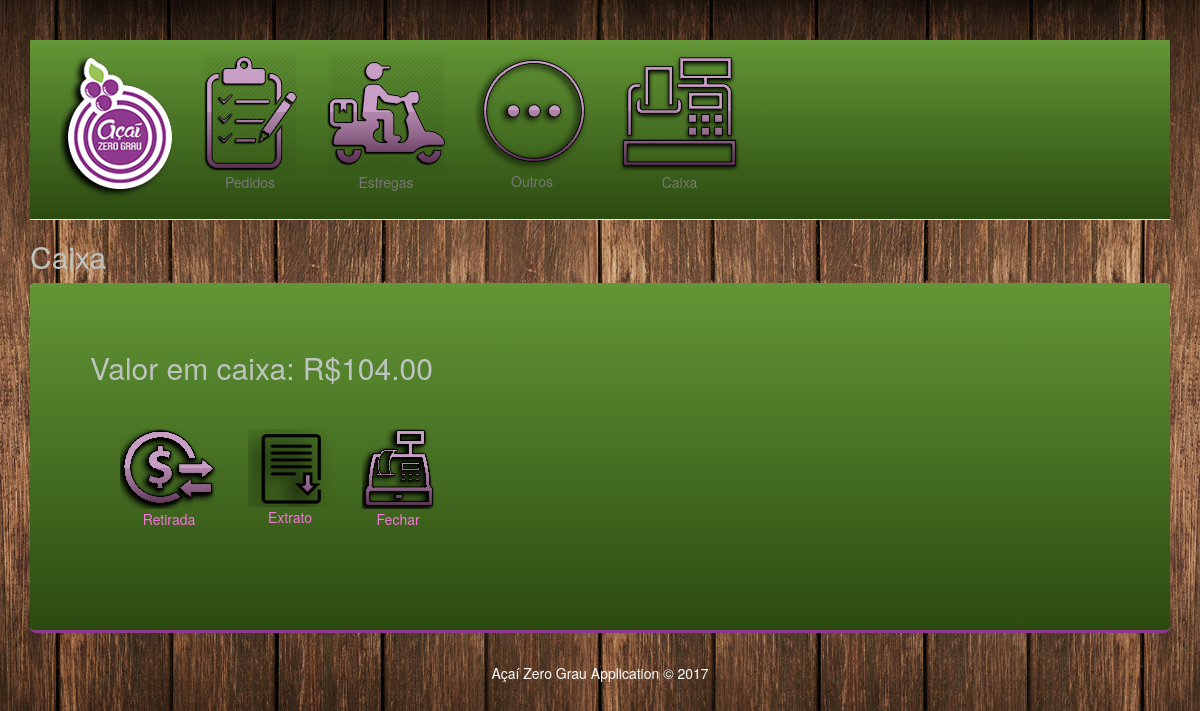
The app's page /caixa/, older data.
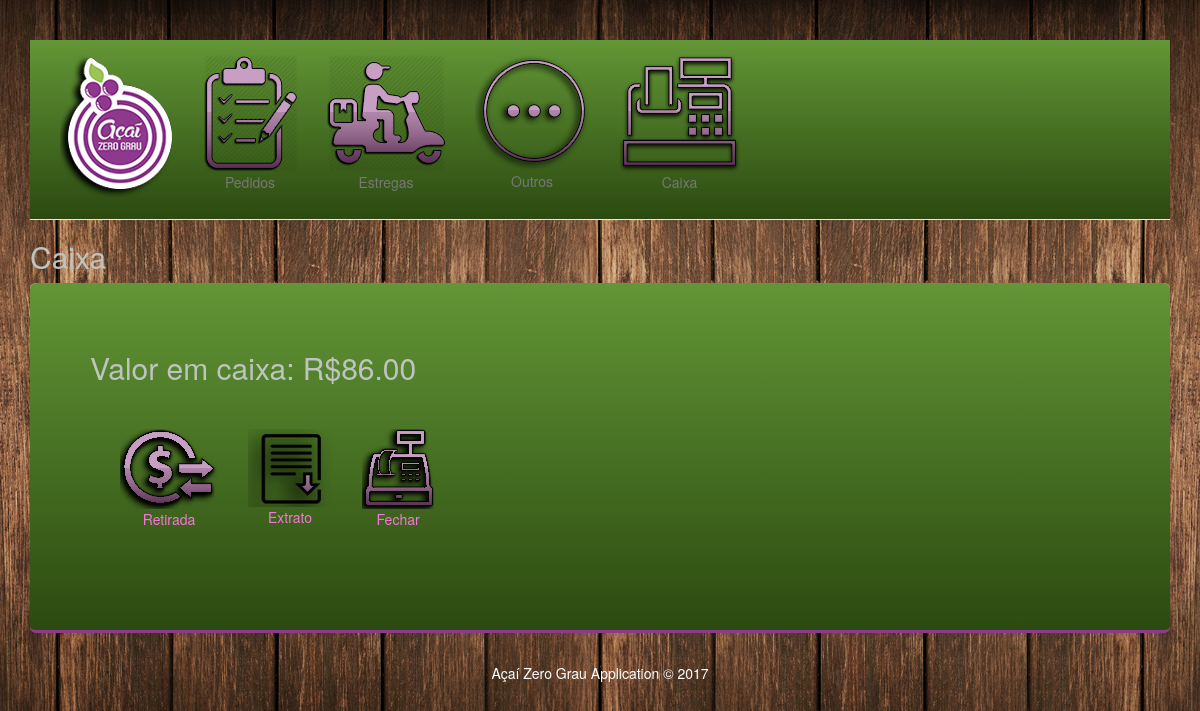
The same page, newer data.
### caixa/models.py (models this page shows)
class caixa(models.Model):
    tipo = models.CharField(max_length= 10, default="Entrada")
    obs = models.CharField(max_length= 200, null=True, blank=True)
    data = models.DateTimeField(default=datetime.datetime.now())
    total = models.DecimalField(max_digits=10, decimal_places=2)
    def __str__(self):
        return str(self.total)

### caixa/views.py (the view)
def caixa1(request):
    total = caixa.objects.latest('id')
    return render(request, 'caixa.html', {'title':'Caixa', 'total':total})

### caixa/templates/caixa.html
﻿{% extends 'base.html' %}
{% block body %}
<h2>Valor em caixa: R${{total}}</h2><br />
<div id="navbar" class="collapse navbar-collapse ">
    <ul class="nav navbar-nav">
        <li><a href="retirada"><img src="../../static/app/img/retirada.png" /><center>Retirada</center></a></li>
        <li><a href="extrato"><img src="../../static/app/img/extrato.png" /><center>Extrato</center></a></li>
        <li><a href="fechar"><img src="../../static/app/img/fechar.png" /><center>Fechar</center></a></li>
    </ul>
</div>
{% endblock %}

Row changes from the older to the newer data that the page shows:
removed caixa: total "104.00"
added caixa: total "86.00"
